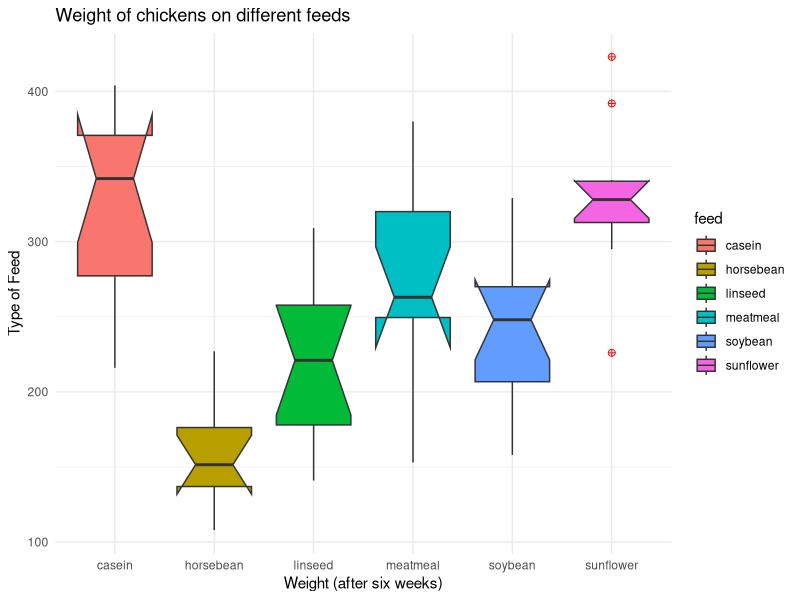

R code for this plot:
## ---- chunk 1
knitr::opts_chunk$set(echo = TRUE)
## ---- chunk 2
head(chickwts)
str(chickwts)
## ---- chunk 3
library(ggplot2)
ggplot(chickwts)+
  aes(feed, weight, fill = feed)+ 
  geom_boxplot(notch = T,
               notchwidth = 0.5, 
               outlier.color = "Red",
               outlier.shape = 10,
               outlier.size = 2)+
    theme_minimal()+
    labs(x = "Weight (after six weeks)", y = "Type of Feed", title = "Weight of chickens on different feeds")
